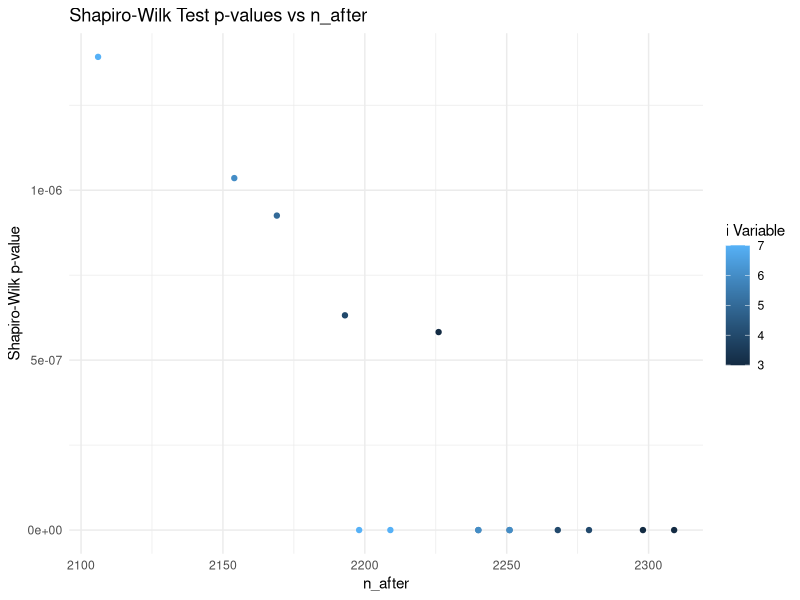
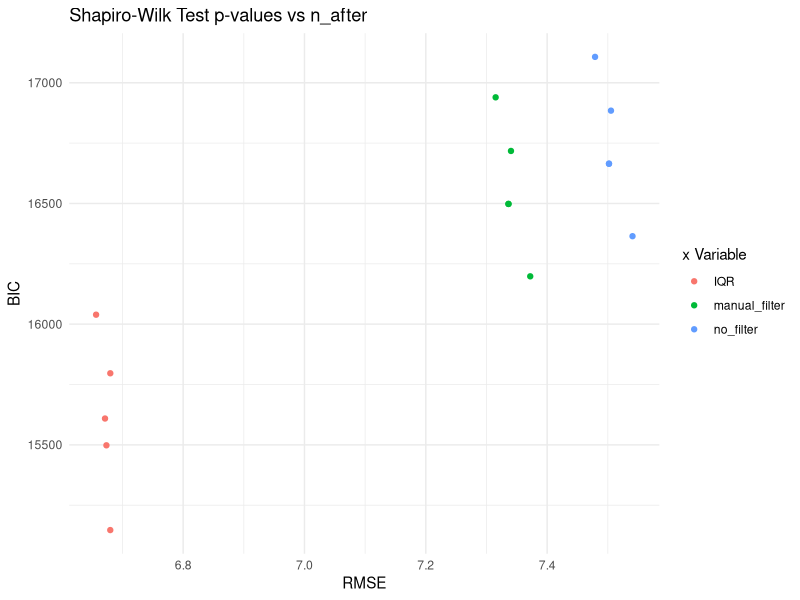
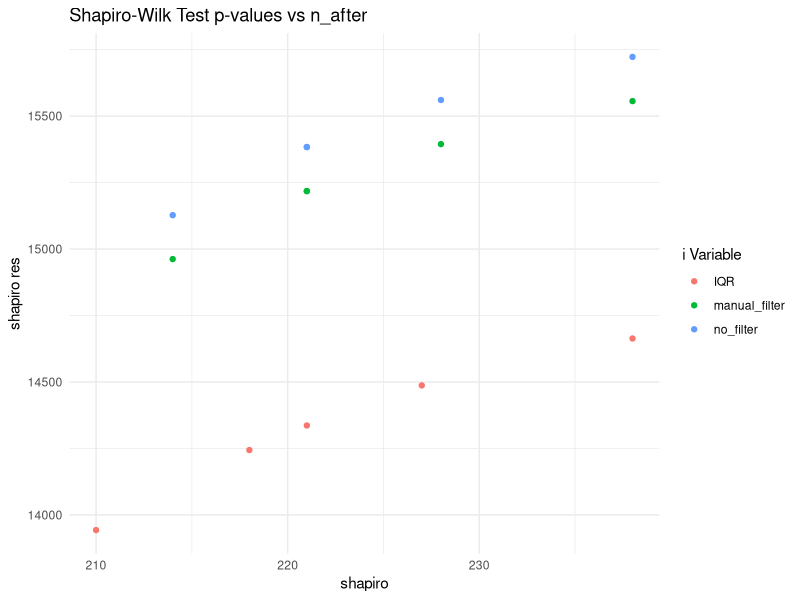

Write R code to recreate these figures, in order. (Note: this script raises an error after producing the figures.)
## ---- chunk 1
#| echo: false
#| warning: false

suppressPackageStartupMessages(library("tidyverse"))
suppressPackageStartupMessages(library("lme4"))
suppressPackageStartupMessages(library("Hmisc"))
suppressPackageStartupMessages(library("corrplot"))
suppressPackageStartupMessages(library("emmeans"))
suppressPackageStartupMessages(library("patchwork"))
suppressPackageStartupMessages(library("ggplot2"))
suppressPackageStartupMessages(library("dplyr"))


## ---- chunk 2
data250_apisum_00 <- read.csv("../../../../../01.data/2023_screen_specifics_251genotypes/01.acyrthosiphon_pisum_P123amp_on_faba_collection/acyrthospipon_pisum_fecundity_on_faba_collection.csv", stringsAsFactors = FALSE, sep = ",") %>%  
  mutate(ivip = as.factor(ivip)) %>% 
  mutate(session = as.factor(session)) 



data250_apisum_01 <- data250_apisum_00 %>% filter(!is.na(larvae_total_number))
data250_apisum_01$ivip <- droplevels(data250_apisum_01$ivip)

data250_apisum_02<- data250_apisum_01 %>% filter(adult_alive != "0") #remove if no adult
data250_apisum_02$ivip <- droplevels(data250_apisum_02$ivip)

data250_apisum_02$ivip <-as.factor(data250_apisum_02$ivip)


## ---- chunk 3

# Initialize an empty data frame to store results
results <- data.frame(x = numeric(0), i = numeric(0), AIC = numeric(0), BIC = numeric(0), RMSE = numeric(0), 
                      n_before = numeric(0), n_after = numeric(0), n_diff = numeric(0), H2=numeric(0),shapiro=numeric(0),shapiro_res=numeric(0),NGEN=numeric(0), stringsAsFactors = FALSE)

# Loop through different values of x
for (i in 3:7) {
  ###filter based on IQR
    # Calculate IQR and bounds for outlier removal
    IQR_value <- IQR(data250_apisum_02$larvae_total_number)
    lower_bound <- quantile(data250_apisum_02$larvae_total_number, 0.25) - 1.5 * IQR_value
    upper_bound <- quantile(data250_apisum_02$larvae_total_number, 0.75) + 1.5 * IQR_value
    filter ="IQR"
    # Filter out outliers
    data <- data250_apisum_02[data250_apisum_02$larvae_total_number >= lower_bound & data250_apisum_02$larvae_total_number <= upper_bound, ]
    
    
    data <- data %>%
      group_by(ivip) %>%           # Group by genotype
      filter(n() >= i) %>%             # Keep only groups with i or more repetitions
      ungroup() 
    
    
    data$ivip <- droplevels(data$ivip)
    
    NGEN<-nlevels(data$ivip)
    
   
    # Number of rows before removing outliers
    n_before <- nrow(data250_apisum_02)
    
    
    # Number of rows after removing outliers
    n_after <- nrow(data)
    
    # Calculate the difference in number of observations
    n_diff <- n_before - n_after
    
    # Fit the model
    mod <- lmer(larvae_total_number ~ ivip + (1|session/block), data = data)
    
    # Extract fitted values and residuals
    fitted_values <- fitted(mod)
    residuals_values <- residuals(mod)
    
    # Perform the Shapiro-Wilk test
    shapiro_result <- shapiro.test(residuals_values)
    
    # Print the p-value (this is your quantification of normality)
    shapiro_res <- shapiro_result$p.value
    
    # Perform the Shapiro-Wilk test
    shapiro_result <- shapiro.test(data$larvae_total_number)
    
    # Print the p-value (this is your quantification of normality)
    shapiro <- shapiro_result$p.value
    
    # Calculate AIC and BIC
    model_AIC <- AIC(mod)
    model_BIC <- BIC(mod)
    
    # Calculate RMSE (Root Mean Squared Error)
    RMSE <- sqrt(mean(residuals_values^2))
    
    # Fit the model with a fixed formula
    mod_h2 <- lmer(larvae_total_number ~ (1 | ivip) + (1 | session), data = data)
    
    # Get the variance components
    estimates <- as.data.frame(VarCorr(mod_h2))
    
    # Extract the relevant variance components
    genetic_variance <- estimates$vcov[1]
    residual_variance <- estimates$vcov[3]  # Adjust based on the placement of residual variance
    
    nbE <-nlevels(data$session)
    
    # Calculate heritability (h2)
    H2 <- genetic_variance / (genetic_variance + (residual_variance / nbE))
    
    
    
    # Store the results in the data frame
    results <- rbind(results, data.frame(filter = filter, i = i, AIC = model_AIC, BIC = model_BIC, RMSE = RMSE, n_before = n_before, n_after = n_after, n_diff = n_diff, H2 = H2, shapiro = shapiro, shapiro_res = shapiro_res, NGEN=NGEN))
}

for (i in 3:7) {
  data <- data250_apisum_02
  filter <- "no_filter"
 

    data <- data %>%
      group_by(ivip) %>%           # Group by genotype
      filter(n() >= i) %>%             # Keep only groups with i or more repetitions
      ungroup() 
    
    
    data$ivip <- droplevels(data$ivip)
    
    NGEN<-nlevels(data$ivip)
    
   
    # Number of rows before removing outliers
    n_before <- nrow(data250_apisum_02)
    
    
    # Number of rows after removing outliers
    n_after <- nrow(data)
    
    # Calculate the difference in number of observations
    n_diff <- n_before - n_after
    
    # Fit the model
    mod <- lmer(larvae_total_number ~ ivip + (1|session/block), data = data)
    
    # Extract fitted values and residuals
    fitted_values <- fitted(mod)
    residuals_values <- residuals(mod)
    
    # Perform the Shapiro-Wilk test
    shapiro_result <- shapiro.test(residuals_values)
    
    # Print the p-value (this is your quantification of normality)
    shapiro_res <- shapiro_result$p.value
    
    # Perform the Shapiro-Wilk test
    shapiro_result <- shapiro.test(data$larvae_total_number)
    
    # Print the p-value (this is your quantification of normality)
    shapiro <- shapiro_result$p.value
    # Calculate AIC and BIC
    model_AIC <- AIC(mod)
    model_BIC <- BIC(mod)
    
    # Calculate RMSE (Root Mean Squared Error)
    RMSE <- sqrt(mean(residuals_values^2))
    
    # Fit the model with a fixed formula
    mod_h2 <- lmer(larvae_total_number ~ (1 | ivip) + (1 | session), data = data)
    
    # Get the variance components
    estimates <- as.data.frame(VarCorr(mod_h2))
    
    # Extract the relevant variance components
    genetic_variance <- estimates$vcov[1]
    residual_variance <- estimates$vcov[3]  # Adjust based on the placement of residual variance
    
    nbE <-nlevels(data$session)
    
    # Calculate heritability (h2)
    H2 <- genetic_variance / (genetic_variance + (residual_variance / nbE))
    
    
    
    # Store the results in the data frame
    results <- rbind(results, data.frame(filter =filter, i = i, AIC = model_AIC, BIC = model_BIC, RMSE = RMSE, n_before = n_before, n_after = n_after, n_diff = n_diff, H2 = H2, shapiro = shapiro, shapiro_res = shapiro_res, NGEN=NGEN))
}

for (i in 3:7) {
 ###manual filter
  filter <-"manual_filter"
  


data250_apisum_03<- data250_apisum_02 %>% filter(larvae_total_number != "0") 

data250_apisum_03$ivip <- droplevels(data250_apisum_03$ivip)
data <- data250_apisum_03
    data <- data %>%
      group_by(ivip) %>%           # Group by genotype
      filter(n() >= i) %>%             # Keep only groups with i or more repetitions
      ungroup() 
    
    data$ivip <- droplevels(data$ivip)
    
    NGEN<-nlevels(data$ivip)
    
   
    # Number of rows before removing outliers
    n_before <- nrow(data250_apisum_02)
    
    
    # Number of rows after removing outliers
    n_after <- nrow(data)
    
    # Calculate the difference in number of observations
    n_diff <- n_before - n_after
    
    # Fit the model
    mod <- lmer(larvae_total_number ~ ivip + (1|session/block), data = data)
    
    # Extract fitted values and residuals
    fitted_values <- fitted(mod)
    residuals_values <- residuals(mod)
    
    # Perform the Shapiro-Wilk test
    shapiro_result <- shapiro.test(residuals_values)
    
    # Print the p-value (this is your quantification of normality)
    shapiro_res <- shapiro_result$p.value
    
    
    # Perform the Shapiro-Wilk test
    shapiro_result <- shapiro.test(data$larvae_total_number)
    
    # Print the p-value (this is your quantification of normality)
    shapiro <- shapiro_result$p.value
    
    # Calculate AIC and BIC
    model_AIC <- AIC(mod)
    model_BIC <- BIC(mod)
    
    # Calculate RMSE (Root Mean Squared Error)
    RMSE <- sqrt(mean(residuals_values^2))
    
    # Fit the model with a fixed formula
    mod_h2 <- lmer(larvae_total_number ~ (1 | ivip) + (1 | session), data = data)
    
    # Get the variance components
    estimates <- as.data.frame(VarCorr(mod_h2))
    
    # Extract the relevant variance components
    genetic_variance <- estimates$vcov[1]
    residual_variance <- estimates$vcov[3]  # Adjust based on the placement of residual variance
    
    nbE <-nlevels(data$session)
    
    # Calculate heritability (h2)
    H2 <- genetic_variance / (genetic_variance + (residual_variance / nbE))
    
    
    
    # Store the results in the data frame
    results <- rbind(results, data.frame(filter = filter, i = i, AIC = model_AIC, BIC = model_BIC, RMSE = RMSE, n_before = n_before, n_after = n_after, n_diff = n_diff, H2 = H2, shapiro = shapiro, shapiro_res = shapiro_res, NGEN=NGEN))
}



## ---- chunk 4
write.csv(x = results, 
          file = "filter_annalysis.csv", 
          quote = F, row.names = F)

## ---- chunk 5

ggplot(results, aes(x = n_after, y = shapiro, color = i)) + 
  geom_point() +  # Scatter plot with colored points based on 'i'
  labs(title = "Shapiro-Wilk Test p-values vs n_after", 
       x = "n_after", 
       y = "Shapiro-Wilk p-value", 
       color = "i Variable") +  # Color legend label
  theme_minimal()

ggplot(results, aes(x = RMSE, y = BIC, color = filter)) + 
  geom_point() +  # Scatter plot with colored points based on 'x'
  labs(title = "Shapiro-Wilk Test p-values vs n_after", 
       x = "RMSE", 
       y = "BIC", 
       color = "x Variable") +  # Color legend label
  theme_minimal()


ggplot(results, aes(x = NGEN, y = AIC, color = filter)) + 
  geom_point() +  # Scatter plot with colored points based on 'i'
  labs(title = "Shapiro-Wilk Test p-values vs n_after", 
       x = "shapiro", 
       y = "shapiro res", 
       color = "i Variable") +  # Color legend label
  theme_minimal()
## ---- chunk 6
ggplot(results, aes(x = NGEN, y = AIC, color = x)) + 
  geom_point() +  # Scatter plot with colored points based on 'x'
  labs(title = "NGEN vs AIC", 
       x = "NGEN", 
       y = "AIC", 
       color = "X Variable") +  # Color legend label
  theme_minimal()

ggplot(results, aes(x = NGEN, y = AIC, color = i)) + 
  geom_point() +  # Scatter plot with colored points based on 'i'
  labs(title = "NGEN vs AIC", 
       x = "NGEN", 
       y = "AIC", 
       color = "i Variable") +  # Color legend label
  theme_minimal()
## ---- chunk 7
ggplot(results, aes(x = NGEN, y = RMSE, color = i)) + 
  geom_point() +  # Scatter plot with colored points based on 'i'
  labs(title = "NGEN vs RMSE", 
       x = "NGEN", 
       y = "RMSE", 
       color = "i Variable") +  # Color legend label
  theme_minimal()

ggplot(results, aes(x = NGEN, y = RMSE, color = x)) + 
  geom_point() +  # Scatter plot with colored points based on 'x'
  labs(title = "NGEN vs RMSE", 
       x = "NGEN", 
       y = "RMSE", 
       color = "x Variable") +  # Color legend label
  theme_minimal()

## ---- chunk 8
ggplot(results, aes(x = NGEN, y = H2, color = x)) + 
  geom_point() +  # Scatter plot with colored points based on 'x'
  labs(title = "NGEN vs H2", 
       x = "NGEN", 
       y = "H2", 
       color = "X Variable") +  # Color legend label
  theme_minimal()

ggplot(results, aes(x = NGEN, y = H2, color = i)) + 
  geom_point() +  # Scatter plot with colored points based on 'i'
  labs(title = "NGEN vs H2", 
       x = "NGEN", 
       y = "H2", 
       color = "i Variable") +  # Color legend label
  theme_minimal()
## ---- chunk 9
ggplot(results, aes(x = AIC, y = H2, color = i)) + 
  geom_point() +  # Scatter plot with colored points based on 'x'
  labs(title = "AIC vs H2", 
       x = "AIC", 
       y = "H2", 
       color = "i Variable") +  # Color legend label
  theme_minimal()
## ---- chunk 10
ggplot(results, aes(x = RMSE, y = AIC, color = i)) + 
  geom_point() +  # Scatter plot with colored points based on 'i'
  labs(title = "Shapiro-Wilk Test p-values vs n_after", 
       x = "n_after", 
       y = "Shapiro-Wilk p-value", 
       color = "X Variable") +  # Color legend label
  theme_minimal()
